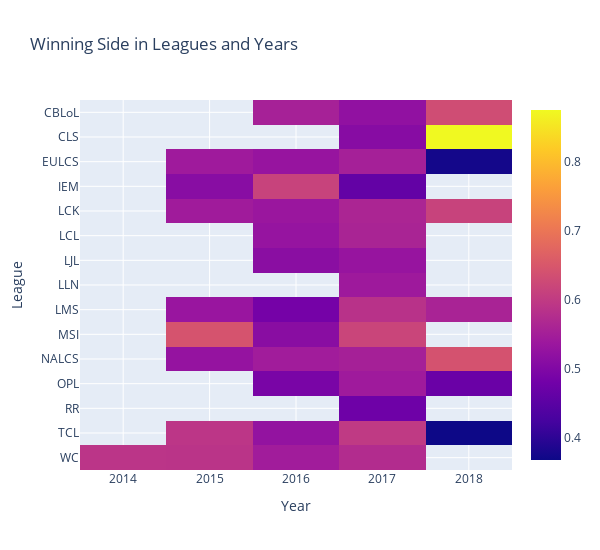

The notebook cell this image was saved under:
### Markdown cell above
Procentowa wygrana obu stron na postawie czasu gry

### Code cell
league_df = dfM.pivot_table('Result', 'League', 'Year')
px.imshow(league_df, title="Winning Side in Leagues and Years", width=600, height=550)

### Figure 1 — Plotly figure (JSON) as saved in the notebook; plotly's stock layout.template omitted (floating-point values rounded to 4 significant figures)
{"data": [{"coloraxis": "coloraxis", "hovertemplate": "Year: %{x}<br>League: %{y}<br>color: %{z}<extra></extra>", "name": "0", "type": "heatmap", "x": [2014, 2015, 2016, 2017, 2018], "xaxis": "x", "y": ["CBLoL", "CLS", "EULCS", "IEM", "LCK", "LCL", "LJL", "LLN", "LMS", "MSI", "NALCS", "OPL", "RR", "TCL", "WC"], "yaxis": "y", "z": [[null, null, 0.5548, 0.5221, 0.6316], [null, null, null, 0.509, 0.875], [null, 0.5418, 0.5307, 0.5522, 0.375], [null, 0.5106, 0.6154, 0.4615, null], [null, 0.5445, 0.5353, 0.5624, 0.6154], [null, null, 0.5286, 0.5603, null], [null, null, 0.5138, 0.5302, null], [null, null, null, 0.5413, null], [null, 0.533, 0.4846, 0.5854, 0.5588], [null, 0.6429, 0.5122, 0.619, null], [null, 0.5277, 0.5455, 0.5527, 0.641], [null, null, 0.4908, 0.5426, 0.4706], [null, null, null, 0.4752, null], [null, 0.5921, 0.5258, 0.5985, 0.3684], [0.5897, 0.589, 0.5455, 0.575, null]]}], "layout": {"coloraxis": {"colorscale": [[0, "#0d0887"], [0.1111, "#46039f"], [0.2222, "#7201a8"], [0.3333, "#9c179e"], [0.4444, "#bd3786"], [0.5556, "#d8576b"], [0.6667, "#ed7953"], [0.7778, "#fb9f3a"], [0.8889, "#fdca26"], [1, "#f0f921"]]}, "height": 550, "title": {"text": "Winning Side in Leagues and Years"}, "width": 600, "xaxis": {"anchor": "y", "constrain": "domain", "domain": [0, 1], "scaleanchor": "y", "title": {"text": "Year"}}, "yaxis": {"anchor": "x", "autorange": "reversed", "constrain": "domain", "domain": [0, 1], "title": {"text": "League"}}}}
